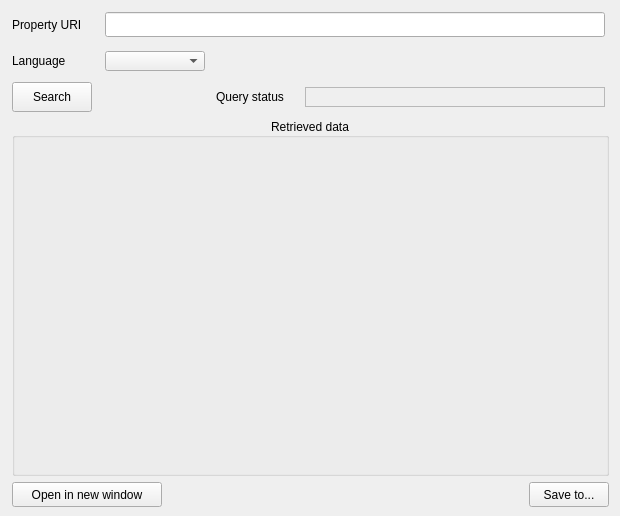
      <widget class="QWidget" name="GetPropertyDetails_tab">
       <property name="layoutDirection">
        <enum>Qt::LeftToRight</enum>
       </property>
       <attribute name="title">
        <string>Get Property details</string>
       </attribute>
       <attribute name="toolTip">
        <string>&lt;html&gt;&lt;head/&gt;&lt;body&gt;&lt;p&gt;Retrieves all the details of a Property specified in the URI. User can choose the Language of the ouput. It performs the method &amp;quot;&lt;span style=&quot; font-weight:700;&quot;&gt;/api/Property/v2&lt;/span&gt;&amp;quot;&lt;/p&gt;&lt;/body&gt;&lt;/html&gt;</string>
       </attribute>
       <widget class="QWidget" name="layoutWidget">
        <property name="geometry">
         <rect>
          <x>12</x>
          <y>10</y>
          <width>599</width>
          <height>497</height>
         </rect>
        </property>
        <layout class="QGridLayout" name="gridLayout_7">
         <item row="0" column="0">
          <widget class="QLabel" name="GetPropertyDetails_DomainURI_label">
           <property name="minimumSize">
            <size>
             <width>85</width>
             <height>30</height>
            </size>
           </property>
           <property name="maximumSize">
            <size>
             <width>85</width>
             <height>30</height>
            </size>
           </property>
           <property name="text">
            <string>Property URI</string>
           </property>
          </widget>
         </item>
         <item row="0" column="1" colspan="3">
          <widget class="QLineEdit" name="GetPropertyDetails_SearchTextString_lineEdit">
           <property name="minimumSize">
            <size>
             <width>500</width>
             <height>20</height>
            </size>
           </property>
           <property name="maximumSize">
            <size>
             <width>50</width>
             <height>25</height>
            </size>
           </property>
          </widget>
         </item>
         <item row="1" column="0">
          <widget class="QLabel" name="GetPropertyDetails_DataStructure_label">
           <property name="minimumSize">
            <size>
             <width>80</width>
             <height>30</height>
            </size>
           </property>
           <property name="maximumSize">
            <size>
             <width>80</width>
             <height>30</height>
            </size>
           </property>
           <property name="text">
            <string>Language</string>
           </property>
           <property name="wordWrap">
            <bool>true</bool>
           </property>
          </widget>
         </item>
         <item row="1" column="1">
          <widget class="QComboBox" name="GetPropertyDetails_DataStructure_comboBox">
           <property name="minimumSize">
            <size>
             <width>100</width>
             <height>20</height>
            </size>
           </property>
           <property name="maximumSize">
            <size>
             <width>100</width>
             <height>20</height>
            </size>
           </property>
           <property name="maxVisibleItems">
            <number>2</number>
           </property>
           <property name="maxCount">
            <number>2</number>
           </property>
          </widget>
         </item>
         <item row="2" column="0">
          <widget class="QPushButton" name="GetPropertyDetails_Search_pushButton">
           <property name="minimumSize">
            <size>
             <width>80</width>
             <height>30</height>
            </size>
           </property>
           <property name="maximumSize">
            <size>
             <width>80</width>
             <height>30</height>
            </size>
           </property>
           <property name="text">
            <string>Search</string>
           </property>
          </widget>
         </item>
         <item row="2" column="2">
          <widget class="QLabel" name="GetPropertyDetails_QuerryStatus_label">
           <property name="enabled">
            <bool>true</bool>
           </property>
           <property name="minimumSize">
            <size>
             <width>80</width>
             <height>30</height>
            </size>
           </property>
           <property name="maximumSize">
            <size>
             <width>80</width>
             <height>30</height>
            </size>
           </property>
           <property name="text">
            <string>Query status</string>
           </property>
          </widget>
         </item>
         <item row="2" column="3">
          <widget class="QLabel" name="GetPropertyDetails_QuerryStatusResult_label">
           <property name="minimumSize">
            <size>
             <width>300</width>
             <height>20</height>
            </size>
           </property>
           <property name="maximumSize">
            <size>
             <width>150</width>
             <height>20</height>
            </size>
           </property>
           <property name="autoFillBackground">
            <bool>false</bool>
           </property>
           <property name="styleSheet">
            <string notr="true"/>
           </property>
           <property name="frameShape">
            <enum>QFrame::StyledPanel</enum>
           </property>
           <property name="frameShadow">
            <enum>QFrame::Sunken</enum>
           </property>
           <property name="text">
            <string/>
           </property>
          </widget>
         </item>
         <item row="3" column="0" colspan="4">
          <widget class="QGroupBox" name="GetPropertyDetails_JSONViewerHolder_groupBox">
           <property name="minimumSize">
            <size>
             <width>597</width>
             <height>301</height>
            </size>
           </property>
           <property name="font">
            <font>
             <pointsize>9</pointsize>
             <bold>false</bold>
             <underline>false</underline>
            </font>
           </property>
           <property name="title">
            <string>Retrieved data</string>
           </property>
           <property name="alignment">
            <set>Qt::AlignCenter</set>
           </property>
           <layout class="QHBoxLayout" name="horizontalLayout_8">
            <item>
             <widget class="QWidget" name="GetPropertyDetails_JSONViewerHolder_widget" native="true">
              <property name="minimumSize">
               <size>
                <width>597</width>
                <height>301</height>
               </size>
              </property>
             </widget>
            </item>
           </layout>
          </widget>
         </item>
         <item row="4" column="0" colspan="2">
          <widget class="QPushButton" name="GetPropertyDetails_OpenInNewWindow_pushButton">
           <property name="minimumSize">
            <size>
             <width>150</width>
             <height>25</height>
            </size>
           </property>
           <property name="maximumSize">
            <size>
             <width>150</width>
             <height>25</height>
            </size>
           </property>
           <property name="toolTip">
            <string>&lt;html&gt;&lt;head/&gt;&lt;body&gt;&lt;p&gt;Open data in new window for better visualization&lt;/p&gt;&lt;/body&gt;&lt;/html&gt;</string>
           </property>
           <property name="text">
            <string>Open in new window</string>
           </property>
          </widget>
         </item>
         <item row="4" column="3" alignment="Qt::AlignRight">
          <widget class="QPushButton" name="GetPropertyDetails_SaveTo_pushButton">
           <property name="minimumSize">
            <size>
             <width>80</width>
             <height>25</height>
            </size>
           </property>
           <property name="maximumSize">
            <size>
             <width>80</width>
             <height>25</height>
            </size>
           </property>
           <property name="text">
            <string>Save to...</string>
           </property>
          </widget>
         </item>
        </layout>
       </widget>
      </widget>
